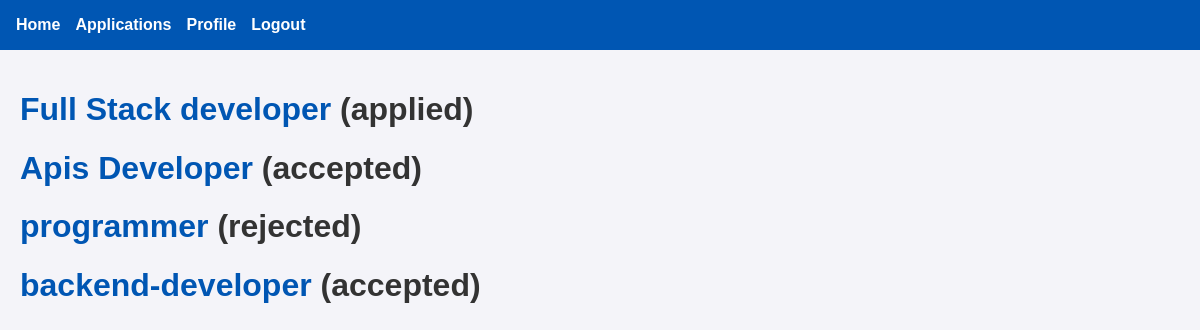
Screenshot of /my_applications (signed in) with the database file from the repository.
### recruiter/models.py (models this page shows, shortened)
class TimeStampedModel(models.Model):
    created_at = models.DateTimeField(auto_now_add=True, db_index=True)
    updated_at = models.DateTimeField(auto_now=True)
    class Meta:
        abstract = True

class Application(TimeStampedModel):
    STATUS_CHOICES = [
        ('applied', 'Applied'),
        ('reviewing', 'Under Review'),
        ('rejected', 'Rejected'),
        ('withdrawn', 'Withdrawn'),
        ('accepted', 'Accepted'),
    ]
    applicant = models.ForeignKey(
        ApplicantProfile,
        on_delete=models.CASCADE,
        related_name="applications"
    )
    job = models.ForeignKey(
        Post,
        on_delete=models.CASCADE,
        related_name="applications",
        limit_choices_to={'post_type': 'job', 'status': 'published'}
    )
    status = models.CharField(
        max_length=20,
        choices=STATUS_CHOICES,
        default='applied',
        db_index=True
    )
    cover_letter = models.TextField(
        blank=True,
        help_text="Cover letter for the job application"
    )
    expected_salary = models.DecimalField(
        max_digits=10,
        decimal_places=2,
        null=True,
        blank=True,
        validators=[MinValueValidator(0)],
        help_text="Your expected salary for this position"
    )
    applied_at = models.DateTimeField(auto_now_add=True)
    status_changed_at = models.DateTimeField(auto_now=True)
    class Meta:
        ordering = ['-applied_at']
        constraints = [
            models.UniqueConstraint(
                fields=['applicant', 'job'],
                name='unique_application_per_applicant_job'
            )
        ]
        indexes = [
            models.Index(fields=['status', 'applied_at']),
            models.Index(fields=['job', 'status']),
        ]

class Post(TimeStampedModel):
    POST_TYPE_CHOICES = [
        ('job', 'Job Position'),
        ('project', 'Project'),
    ]
    STATUS_CHOICES = [
        ('draft', 'Draft'),
        ('published', 'Published'),
        ('closed', 'Closed'),
        ('filled', 'Filled/Completed'),
        ('cancelled', 'Cancelled'),
    ]
    post_type = models.CharField(
        max_length=20,
        choices=POST_TYPE_CHOICES,
        db_index=True
    )
    title = models.CharField(
        max_length=250,
        help_text="Title of the job or project"
    )
    description = models.TextField(
        help_text="Detailed description"
    )
    company = models.ForeignKey(
        Company,
        on_delete=models.CASCADE,
        related_name="posts"
    )
    salary = models.DecimalField(
        max_digits=10,
        decimal_places=2,
        null=True,
        blank=True,
        validators=[MinValueValidator(0)],
        help_text="Annual salary for jobs"
    )
    budget = models.DecimalField(
        max_digits=12,
        decimal_places=2,
        null=True,
        blank=True,
        validators=[MinValueValidator(0)],
        help_text="Total budget for projects"
    )
    status = models.CharField(
        max_length=20,
        choices=STATUS_CHOICES,
        default='draft',
        db_index=True
    )
    is_active = models.BooleanField(default=True, db_index=True)
    is_featured = models.BooleanField(default=False)
    published_at = models.DateTimeField(null=True, blank=True)
    closed_at = models.DateTimeField(null=True, blank=True)
    skills_required = models.ManyToManyField(
        Skill,
        related_name="posts",
        blank=True
    )
    created_by = models.ForeignKey(
        CustomUser,
        on_delete=models.CASCADE,
        related_name="created_posts"
    )
    slug = models.SlugField(blank=True, null=True)
    class Meta:
        ordering = ['-created_at']
        indexes = [
            models.Index(fields=['post_type', 'status', 'is_active']),
            models.Index(fields=['company', 'status']),
            models.Index(fields=['is_featured', 'is_active']),
        ]

### recruiter/views.py (the view)
# urls.py: path("my_applications", views.view_my_applications, name="my_applications"),
@login_required(login_url='login')
def view_my_applications(request):
    if not is_applicant(request.user):
        return HttpResponse("you are not allowed to view this page")
    if not has_applicant_profile(request.user):
        return redirect('applicant_profile')
    applications = Application.objects.filter(applicant = request.user.applicant_profile).order_by('-applied_at')
    return render(request, 'applicant/my_applications.html', {'applications':applications})

### recruiter/views.py (called while the page is built)
def is_applicant(user):
    return user.user_type == 'applicant'

def has_applicant_profile(user):
    return hasattr(user, 'applicant_profile')

### recruiter/templates/applicant/my_applications.html
{% extends "applicant/base.html" %}
{% block content %}
    {% for application in applications %}
        <h1><a href="{% url 'my_application_detail' application.id %}">{{ application.job.title }}</a> ({{ application.status }})</h1>
    {% endfor %}
{% endblock %}

### recruiter/templates/applicant/base.html (style rules this page uses)
body { font-family: Arial, sans-serif; margin: 0; padding: 0; background-color: #f4f4f9; color: #333; }
a { color: #0056b3; text-decoration: none; }

### rows the page displays
Application: job "Full Stack developer", status "applied"
Application: job "Apis Developer", status "accepted"
Application: job "programmer", status "rejected"
Application: job "backend-developer", status "accepted"
